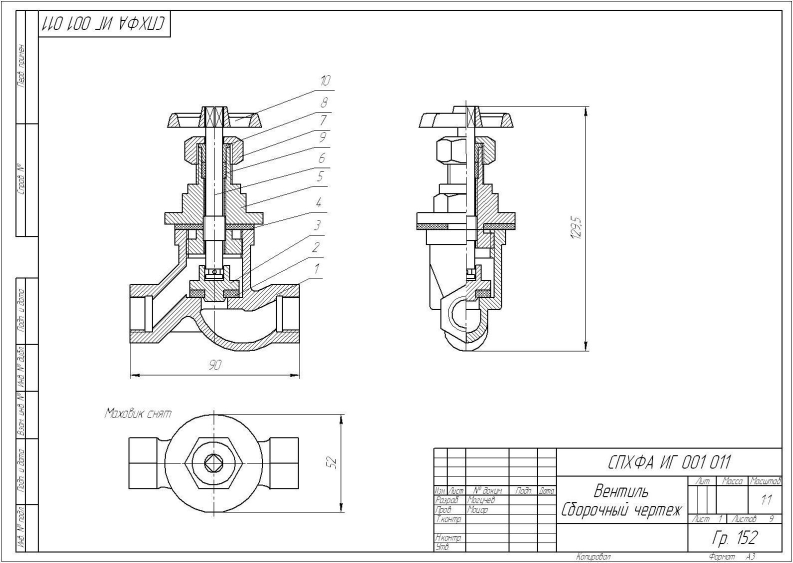
#> input picture images/1.jpg, 1586 x 1125 px (shown at 1/2 size)
$ python -i image_processing.py   (imports and definitions only)
#> lines starting #> are read from the running program, lines starting #| are printed output that depends on the picture; after the words box and inside, x2 and y2 are one past the last pixel; in counts of white or black regions, pixels touching at a corner belong together
import cv2
import pytesseract
from PIL import Image, ImageDraw


def recognize_text(image_path):
    image = cv2.imread(image_path)
    original_image = image.copy()

    image_without_text = image.copy()
    image_without_text = cv2.resize(image_without_text, (1280, 720))

    return original_image, image_without_text


def process_image(image):
    gray = cv2.cvtColor(image, cv2.COLOR_BGR2GRAY)
    gray = cv2.threshold(gray, 0, 255, cv2.THRESH_BINARY | cv2.THRESH_OTSU)[1]

    text = pytesseract.image_to_string(gray, lang='gost')

    data = pytesseract.image_to_data(gray, lang='gost', output_type=pytesseract.Output.DICT)

    image_with_text = Image.fromarray(image)
    draw = ImageDraw.Draw(image_with_text)

    for i in range(len(data['text'])):
        if int(data['conf'][i]) > 60:
            x, y, w, h = data['left'][i], data['top'][i], data['width'][i], data['height'][i]
            draw.rectangle([x, y, x + w, y + h], outline='red')

    image_with_text = image_with_text.resize((1280, 720))

    return text, image_with_text

>>> import cv2
>>> picture = cv2.imread('images/1.jpg')
#> picture is the input picture: shape (1125, 1586, 3); min 0, max 255, mean 243.1
>>> result = process_image(picture)
#> in process_image, `gray = cv2.threshold(gray, 0, 255, cv2.THRESH_BINARY | cv2.THRESH_OTSU..`:
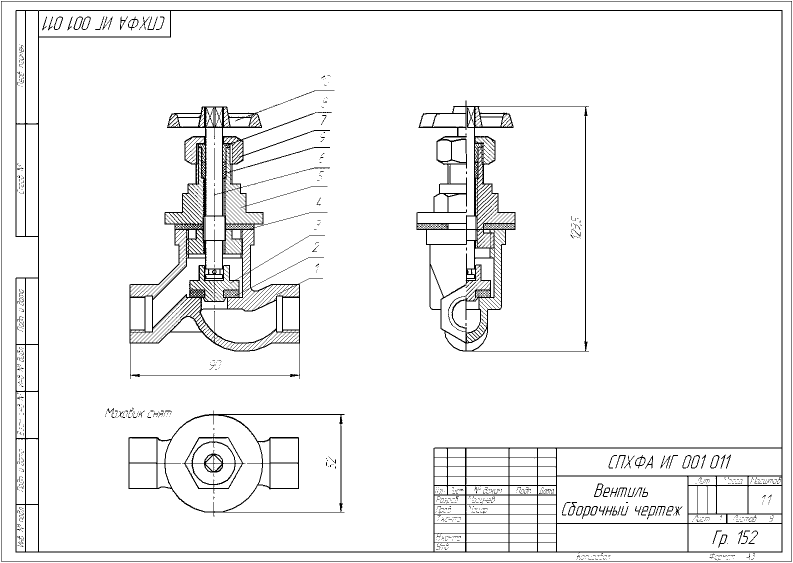
#> gray: shape (1125, 1586) (shown at 1/2 size); 95.2% white; black in thin lines or dots
#> (the run stopped early here; a loop or call above may not have finished)

$ run again, on images/2.jpg
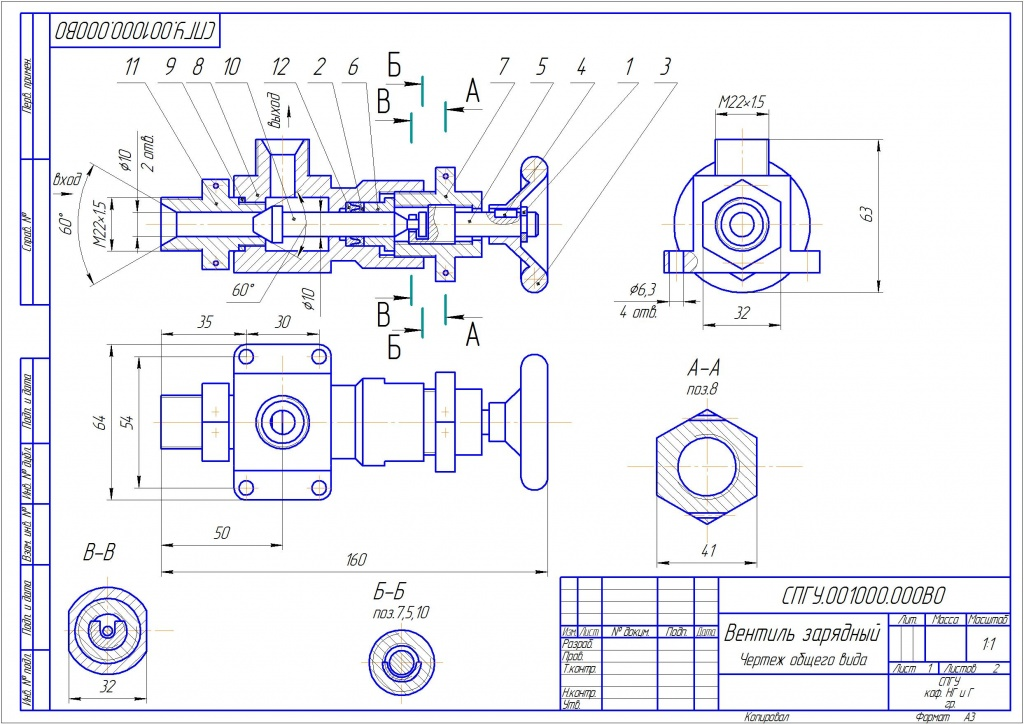
#> input picture images/2.jpg, 1024 x 724 px
#> picture is the input picture: shape (724, 1024, 3); mean B, G, R 244.9, 239, 238.8
#> in process_image, `gray = cv2.cvtColor(image, cv2.COLOR_BGR2GRAY)`:
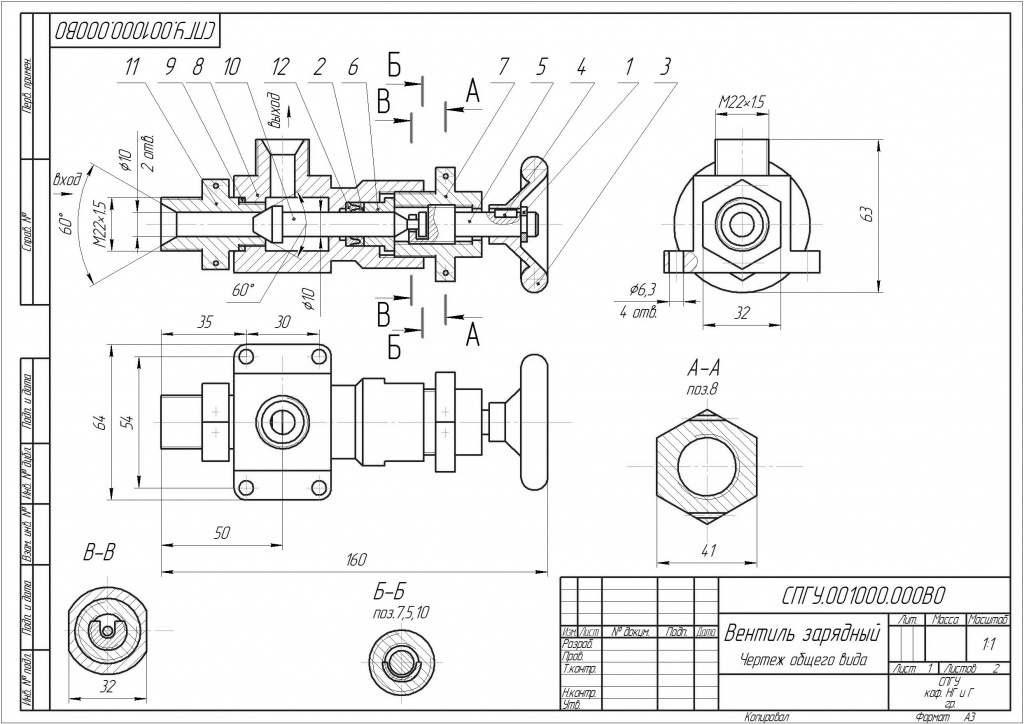
#> gray: shape (724, 1024); min 0, max 255, mean 239.6
#> in process_image, `gray = cv2.threshold(gray, 0, 255, cv2.THRESH_BINARY | cv2.THRESH_OTSU..`:
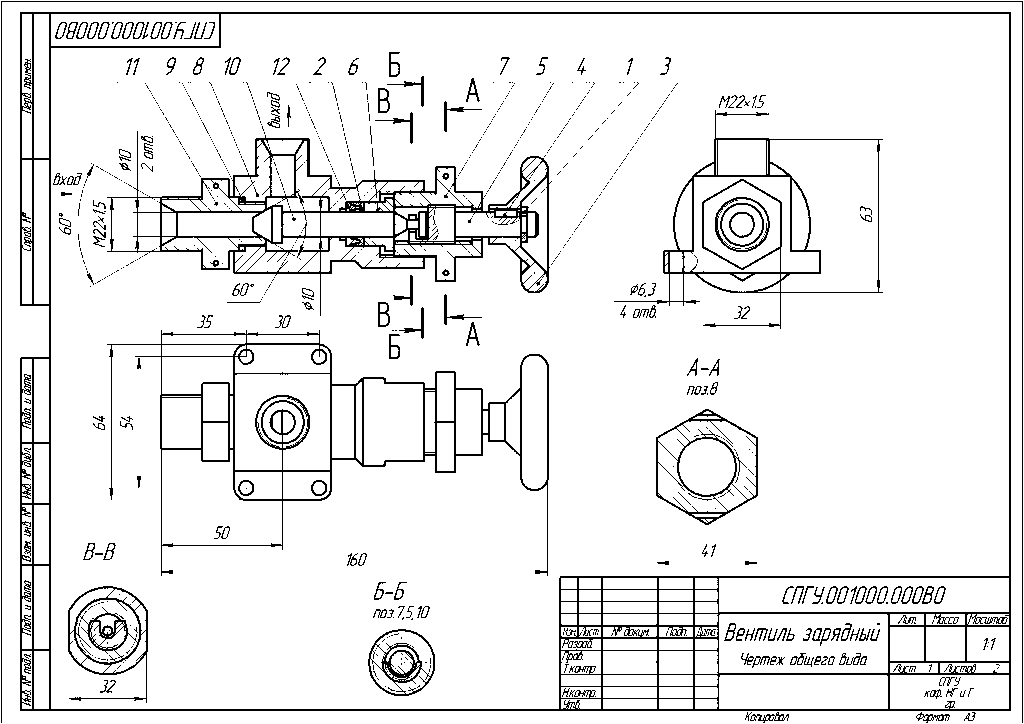
#> gray: shape (724, 1024); 92.4% white; black in thin lines or dots

$ run again, on images/3.jpg
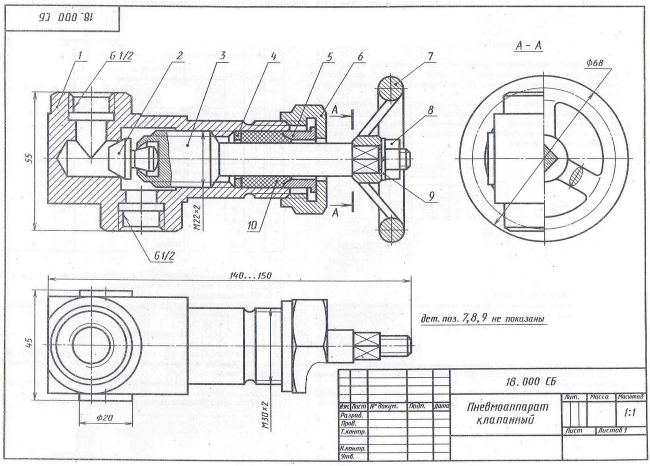
#> input picture images/3.jpg, 1300 x 931 px (shown at 1/2 size)
#> picture is the input picture: shape (931, 1300, 3); mean B, G, R 235.6, 235.1, 235.1
#> in process_image, `gray = cv2.threshold(gray, 0, 255, cv2.THRESH_BINARY | cv2.THRESH_OTSU..`:
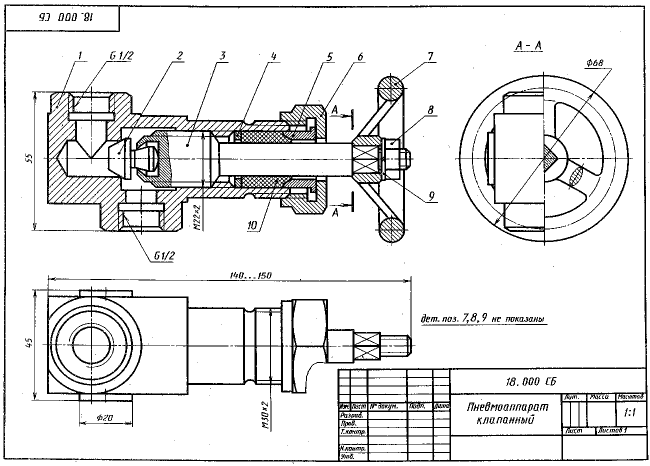
#> gray: shape (931, 1300) (shown at 1/2 size); 90.3% white; 289 black regions (135 under 20 px), largest, box (x1, y1, x2, y2) and area: (87, 122, 876, 525) 44251, (6, 9, 1297, 924) 28547, (63, 550, 831, 864) 20817

$ run again, on images/4.jpg
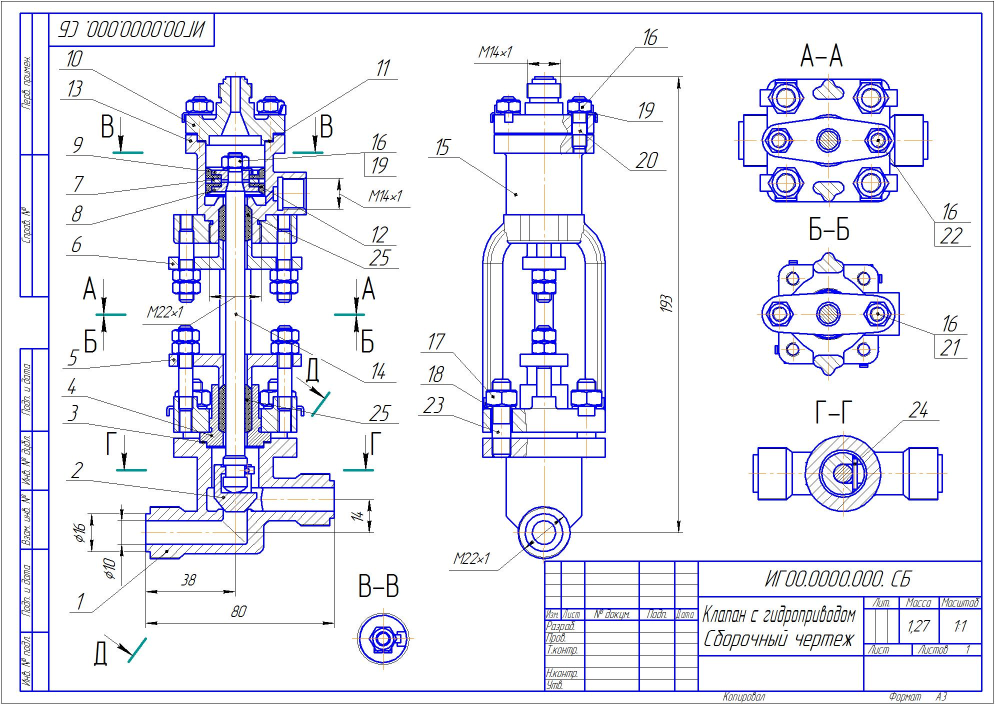
#> input picture images/4.jpg, 1989 x 1408 px (shown at 1/2 size)
#> picture is the input picture: shape (1408, 1989, 3); mean B, G, R 244.2, 233.8, 233.6
#> in process_image, `gray = cv2.cvtColor(image, cv2.COLOR_BGR2GRAY)`:
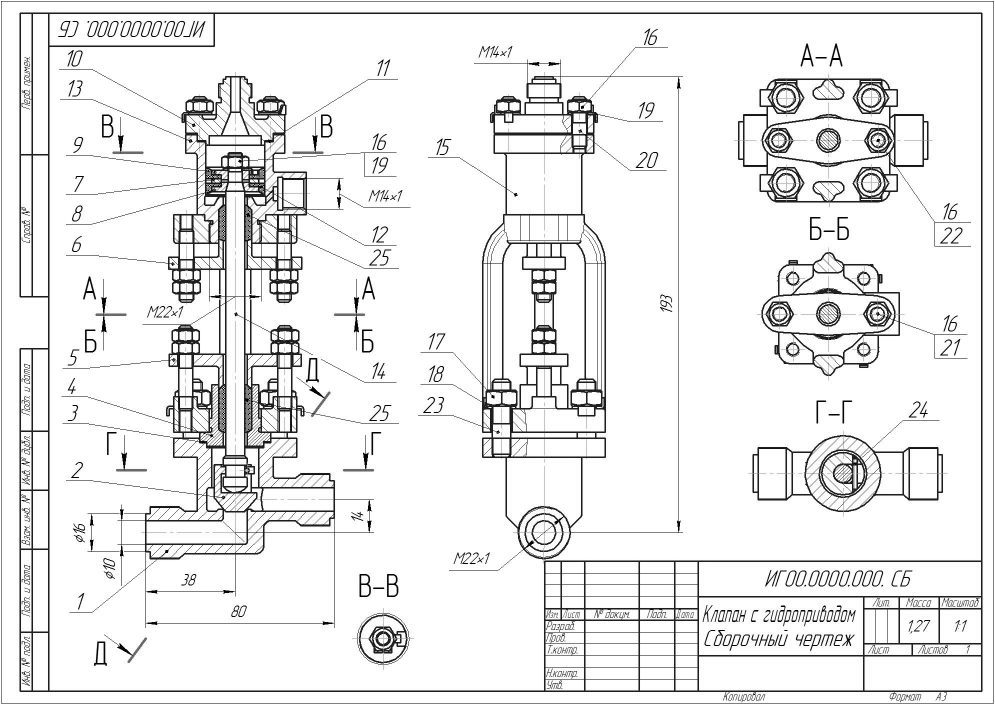
#> gray: shape (1408, 1989) (shown at 1/2 size); min 0, max 255, mean 234.9
